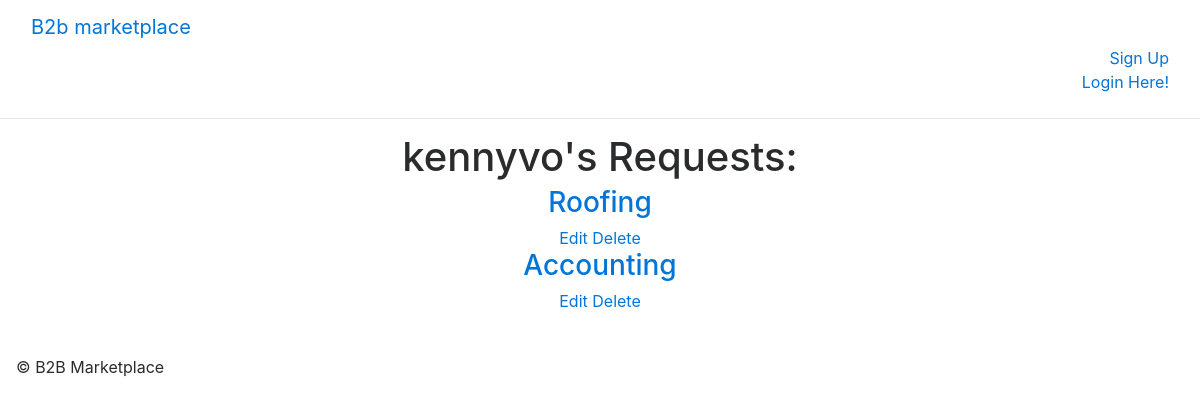
The page /user/kennyvo/ on the database as committed earlier.
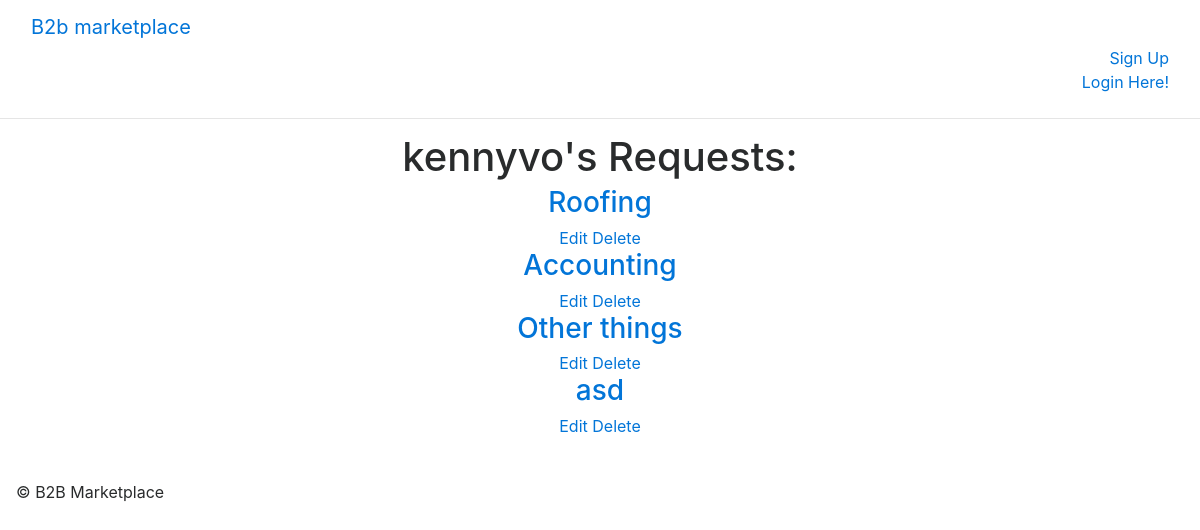
The same page on the database as committed later.
### main_app/models.py (models this page shows, shortened)
class Listing(models.Model):
    user = models.ForeignKey(User)
    topic = models.CharField(max_length=100)
    description = models.CharField(max_length=100)
    budget = models.DecimalField(max_digits=10, decimal_places=2)
    location = models.CharField(max_length=50)
    requirement1 = models.CharField(max_length=50)
    requirement2 = models.CharField(max_length=50)
    requirement3 = models.CharField(max_length=50)
    date = models.DateField(default=datetime.now, blank=True)

### main_app/views.py (the view)
# urls.py: url(r'^user/(\w+)/$', views.profile, name="profile"),
def profile(request, username):
    user = User.objects.get(username=username)
    listings = Listing.objects.filter(user=user)
    return render(request, 'profile.html', {'username': username, 'listings': listings})

### main_app/templates/profile.html
{% extends 'base.html' %}
{% load staticfiles %}
{% block content %}
<h1>{{ username }}'s Requests:</h1>
{% for listing in listings %}
<a href="/{{listing.id}}">
  <h3>{{ listing.topic }}</h3>
</a>
  <a href="{% url 'update_listing' listing.id %}">Edit</a>
  <a href="{% url 'delete_listing' listing.id %}">Delete</a>
{% endfor %}
{% endblock %}

Rows that differ between the two databases and show on the page:
added Listing: topic "Other things"
added Listing: topic "asd"
